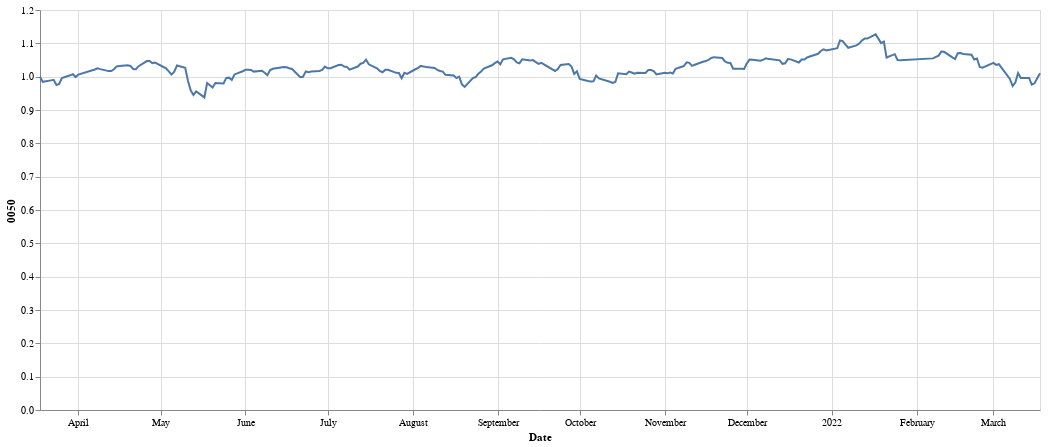

Here is the notebook cell this chart was saved with:
### Code cell
price1

### Figure 1 — Vega-Lite specification as saved in the notebook (floating-point values rounded to 4 significant figures; data arrays with more than 128 entries replaced by an {"elided": "..."} marker saying what was removed)
{"config": {"view": {"continuousWidth": 400, "continuousHeight": 300}}, "data": {"name": "data-de07eefee8710c9d6c290089af8ffa85"}, "mark": "line", "encoding": {"x": {"field": "Date", "type": "temporal"}, "y": {"field": "0050", "type": "quantitative"}}, "height": 400, "width": 1000, "$schema": "https://vega.github.io/schema/vega-lite/v4.17.0.json", "datasets": {"data-de07eefee8710c9d6c290089af8ffa85": {"elided": "244 records"}}}
